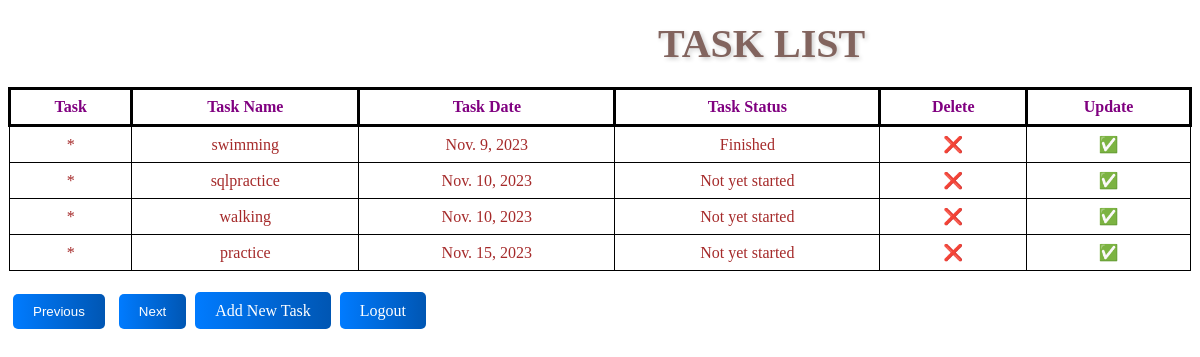
/tasks/task_list/ (signed in), run on the app's committed database.
### task_app/models.py (models this page shows, shortened)
class Task(models.Model):
    task_id=models.AutoField(max_length=3,primary_key=True)
    user = models.ForeignKey(User, on_delete=models.CASCADE)
    name=models.CharField(verbose_name="Task name", max_length=65, unique=False)
    t_date=models.DateField(verbose_name="Date")
    status=models.CharField(verbose_name="Task status", max_length=1, choices=Status.choices)

### task_app/views.py (the view, shortened to what this page needs)
# urls.py: path('task_list/', views.task_list, name='task_list'),
def task_list(request):
    today = datetime.date.today()#This line gets the current date.
    tasks = Task.objects.filter(user=request.user)#This line retrieves tasks associated with the currently logged-in user.
    from_email = "harsithsanthoshkumar@gmail.com"  # Update with your email
    recipient_list =[request.user.email]# sender's email address and the recipient's email address(current user)
    tasks_for_current_date = tasks.filter(t_date=today)#This line filters tasks to find those that have the same date as today.
    return render(request, "l1.html", {'tasks': tasks})

### Templates/l1.html (shortened to what this page needs)
<!DOCTYPE html>
<html lang="en">
<head>
    {%load static%}
    <link rel="stylesheet" href="{% static 'list1.css' %}">
</head>
<body>
<h2>TASK LIST</h2>
<table>
    <thead>
        <tr>
            <th>Task</th>
            <th>Task Name</th>
            <th>Task Date</th>
            <th>Task Status</th>
            <th>Delete</th>
            <th>Update</th>
        </tr>
    </thead>
    <tbody>
        {% for task in tasks %}
        <tr>
            <td>*</td>
            <td>{{ task.name }}</td>
            <td>{{ task.t_date }}</td>
            <td>{{ task.get_status_display }}</td>
            <td>
                <a href="{% url 'tasks:task_delete' pk=task.task_id %}">❌</a>
            </td>
            <td>
                <a href="{% url 'tasks:task_update' pk=task.task_id %}">✅</a>
            </td>
        </tr>
        {% endfor %}
    </tbody>
</table>
<br>
<button id="prev" type="button" class="btn btn-primary" name="button">Previous</button>
<button id="next" type="button" class="btn btn-primary" name="button">Next</button>
<a href="{% url 'tasks:task_create' %}"class="custom-link">Add New Task</a>
<a class="logout-link" href="{% url 'tasks:logout_user' %}">Logout</a>
<br>
</body>
</html>

### static/list1.css (style rules this page uses)
table { border-collapse: collapse; width: 100%; background-size: cover; }
th { border: 3px solid black; padding: 8px; text-align: center; color:purple ; }
td { border: 1px solid black; padding: 8px; text-align: center; color: brown; }
body { background-image: url('https://img.freepik.com/free-vector/vintage-leaves-background_53876-99507.jpg?w=740&t=st=1699182924~exp=1699183524~hmac=c94fa5d34314c526bdc45bff16edcb309c79b6714ac3d121080c261b94b6487b'); background-repeat:no-repeat; background-size:cover; }
a { text-decoration:none; }
button#prev, button#next { background: linear-gradient(to right, #007BFF, #0056b3); color: #FFF; border: none; padding: 10px 20px; border-radius: 5px; cursor: pointer; margin: 5px; }
h2 { font-size: 40px; font-weight: bold; color: #82645e; text-shadow: 2px 2px 4px rgba(0, 0, 0, 0.2); margin: 20px 0; margin-left:650px; }
.logout-link { background: linear-gradient(to right, #007BFF, #0056b3); color: #FFF; border: none; padding: 10px 20px; border-radius: 5px; cursor: pointer; margin: 5px; }

### data on the page
Task: name "swimming", t_date "Nov. 9, 2023", status "Finished"
Task: name "sqlpractice", t_date "Nov. 10, 2023", status "Not yet started"
Task: name "walking", t_date "Nov. 10, 2023", status "Not yet started"
Task: name "practice", t_date "Nov. 15, 2023", status "Not yet started"
